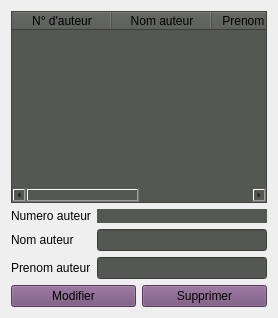
      <widget class="QWidget" name="tab_7">
       <attribute name="icon">
        <iconset resource="img.qrc">
         <normaloff>:/new/img/img/aut.png</normaloff>:/new/img/img/aut.png</iconset>
       </attribute>
       <attribute name="title">
        <string>Auteurs</string>
       </attribute>
       <layout class="QVBoxLayout" name="verticalLayout_4">
        <item>
         <widget class="QTableWidget" name="tableWidgetAuteurs">
          <property name="styleSheet">
           <string notr="true">background-color: rgb(85, 87, 83);</string>
          </property>
          <property name="selectionMode">
           <enum>QAbstractItemView::SingleSelection</enum>
          </property>
          <property name="selectionBehavior">
           <enum>QAbstractItemView::SelectRows</enum>
          </property>
          <column>
           <property name="text">
            <string>N° d'auteur</string>
           </property>
           <property name="background">
            <color>
             <red>117</red>
             <green>80</green>
             <blue>123</blue>
            </color>
           </property>
          </column>
          <column>
           <property name="text">
            <string>Nom auteur</string>
           </property>
           <property name="background">
            <color>
             <red>117</red>
             <green>80</green>
             <blue>123</blue>
            </color>
           </property>
          </column>
          <column>
           <property name="text">
            <string>Prenom auteur</string>
           </property>
           <property name="background">
            <color>
             <red>117</red>
             <green>80</green>
             <blue>123</blue>
            </color>
           </property>
          </column>
          <column>
           <property name="text">
            <string>Séléction</string>
           </property>
           <property name="background">
            <color>
             <red>117</red>
             <green>80</green>
             <blue>123</blue>
            </color>
           </property>
          </column>
         </widget>
        </item>
        <item>
         <layout class="QFormLayout" name="formLayout_2">
          <item row="0" column="0">
           <widget class="QLabel" name="label_11">
            <property name="text">
             <string>Numero auteur</string>
            </property>
           </widget>
          </item>
          <item row="0" column="1">
           <widget class="QLabel" name="labelNoAuteurs">
            <property name="styleSheet">
             <string notr="true">background-color: rgb(85, 87, 83);</string>
            </property>
            <property name="text">
             <string/>
            </property>
           </widget>
          </item>
          <item row="1" column="0">
           <widget class="QLabel" name="label_13">
            <property name="text">
             <string>Nom auteur</string>
            </property>
           </widget>
          </item>
          <item row="1" column="1">
           <widget class="QLineEdit" name="lineEditNomAuteur">
            <property name="styleSheet">
             <string notr="true">background-color: rgb(85, 87, 83);</string>
            </property>
           </widget>
          </item>
          <item row="2" column="0">
           <widget class="QLabel" name="label_19">
            <property name="text">
             <string>Prenom auteur</string>
            </property>
           </widget>
          </item>
          <item row="2" column="1">
           <widget class="QLineEdit" name="lineEditPrenomAuteur">
            <property name="styleSheet">
             <string notr="true">background-color: rgb(85, 87, 83);</string>
            </property>
           </widget>
          </item>
         </layout>
        </item>
        <item>
         <layout class="QHBoxLayout" name="horizontalLayout_6">
          <item>
           <widget class="QPushButton" name="pushButtonModifierAuteur">
            <property name="styleSheet">
             <string notr="true">background-color: rgb(117, 80, 123);</string>
            </property>
            <property name="text">
             <string>Modifier</string>
            </property>
            <property name="icon">
             <iconset resource="img.qrc">
              <normaloff>:/new/img/img/mod.png</normaloff>:/new/img/img/mod.png</iconset>
            </property>
           </widget>
          </item>
          <item>
           <widget class="QPushButton" name="pushButtonSupprimerAuteur">
            <property name="styleSheet">
             <string notr="true">background-color: rgb(117, 80, 123);</string>
            </property>
            <property name="text">
             <string>Supprimer</string>
            </property>
            <property name="icon">
             <iconset resource="img.qrc">
              <normaloff>:/new/img/img/tes.png</normaloff>:/new/img/img/tes.png</iconset>
            </property>
           </widget>
          </item>
         </layout>
        </item>
       </layout>
      </widget>
